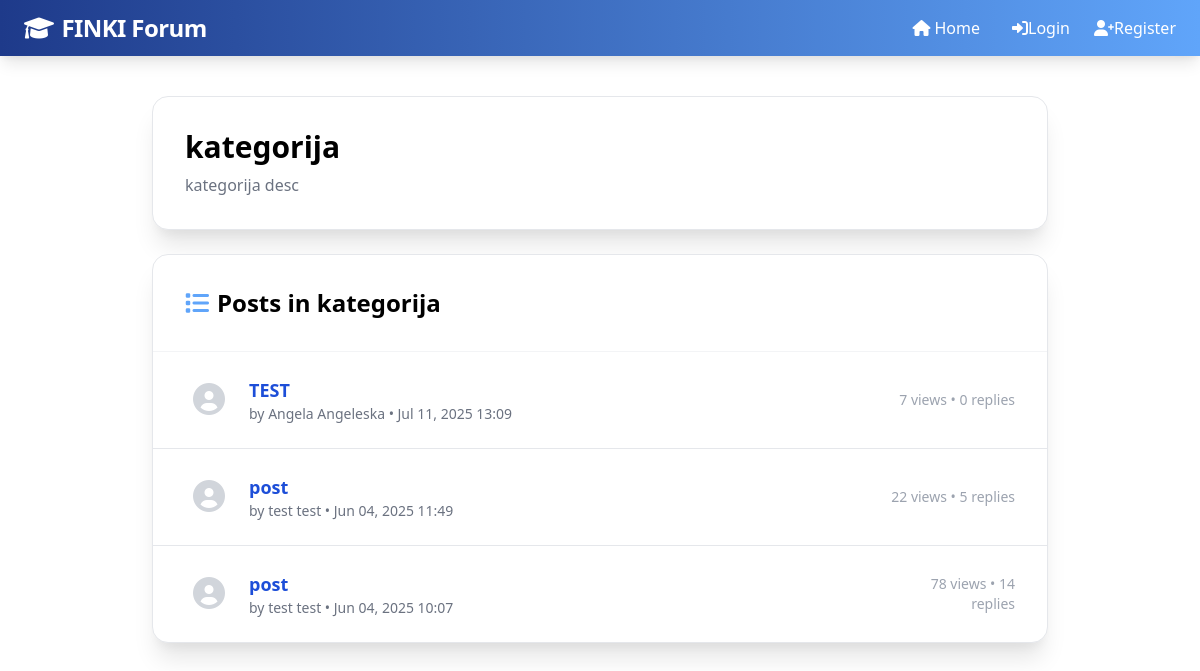
The app's page /category/1/, older data.
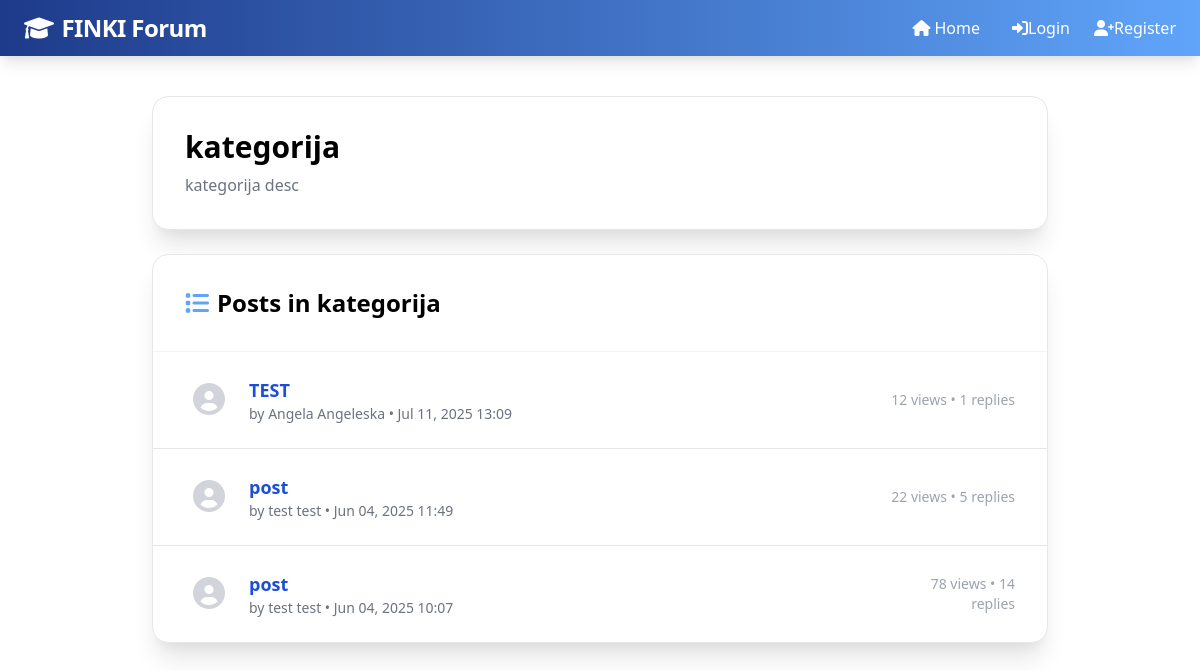
The same page, newer data.
### forum/models.py (models this page shows, shortened)
class Post(models.Model):
    title = models.CharField(max_length=200)
    content = models.TextField()
    author = models.ForeignKey(User, on_delete=models.CASCADE, related_name='posts')
    category = models.ForeignKey(Category, on_delete=models.CASCADE, related_name='posts')
    created_date = models.DateTimeField(default=timezone.now)
    updated_date = models.DateTimeField(auto_now=True)
    views = models.IntegerField(default=0)
    is_pinned = models.BooleanField(default=False)
    is_closed = models.BooleanField(default=False)
    class Meta:
        ordering = ['-is_pinned', '-created_date']
    def get_reply_count(self):
        return self.replies.count()

### forum/views.py (the view)
# urls.py: path('category/<int:pk>/', views.category_posts, name='category_posts'),
def category_posts(request, pk):
    category = get_object_or_404(Category, pk=pk)
    posts_list = Post.objects.filter(category=category).select_related('author').annotate(
        reply_count=Count('replies')
    ).order_by('-is_pinned', '-created_date')
    paginator = Paginator(posts_list, 10)
    page_number = request.GET.get('page')
    posts = paginator.get_page(page_number)
    context = {
        'category': category,
        'posts': posts,
    }
    return render(request, 'forum/category_posts.html', context)

### templates/forum/category_posts.html (shortened to what this page needs)
{% extends 'base.html' %}
{% block content %}
<div class="max-w-4xl mx-auto mt-10">
    <div class="bg-white rounded-2xl shadow-xl border border-gray-200 p-8 mb-6">
        <div class="flex flex-col md:flex-row md:items-center md:justify-between gap-4">
            <div>
                <h1 class="text-3xl font-extrabold text-neutral-800 mb-2">{{ category.name }}</h1>
                <p class="text-gray-500 mb-0">{{ category.description }}</p>
            </div>
        </div>
    </div>
    <div class="bg-white rounded-2xl shadow-xl border border-gray-200">
        <div class="p-8 border-b border-gray-100">
            <h4 class="text-2xl font-bold text-neutral-800 mb-0 flex items-center gap-2">
                <i class="fas fa-list text-blue-400"></i>Posts in {{ category.name }}
            </h4>
        </div>
        <div class="divide-y">
            {% for post in posts %}
            <div class="flex items-center px-8 py-6">
                <div class="w-12 flex-shrink-0 text-center">
                    <i class="fas fa-user-circle fa-2x text-gray-300"></i>
                </div>
                <div class="flex-1 ml-4">
                    <a href="{% url 'forum:post_detail' post.pk %}" class="text-blue-700 font-semibold text-lg hover:underline">{{ post.title }}</a>
                    <div class="text-gray-500 text-sm">
                        by {{ post.author.get_full_name|default:post.author.username }} • {{ post.created_date|date:"M d, Y H:i" }}
                    </div>
                </div>
                <div class="w-32 text-right text-gray-400 text-sm">
                    {{ post.views }} views • {{ post.get_reply_count }} replies
                </div>
            </div>
            {% empty %}
            <div class="px-8 py-12 text-center text-gray-400">No posts in this category yet.</div>
            {% endfor %}
        </div>
    </div>
</div>
{% endblock %}

Row changes from the older to the newer data that the page shows:
changed Post "TEST": views "7" → "12"; get_reply_count "0" → "1"
